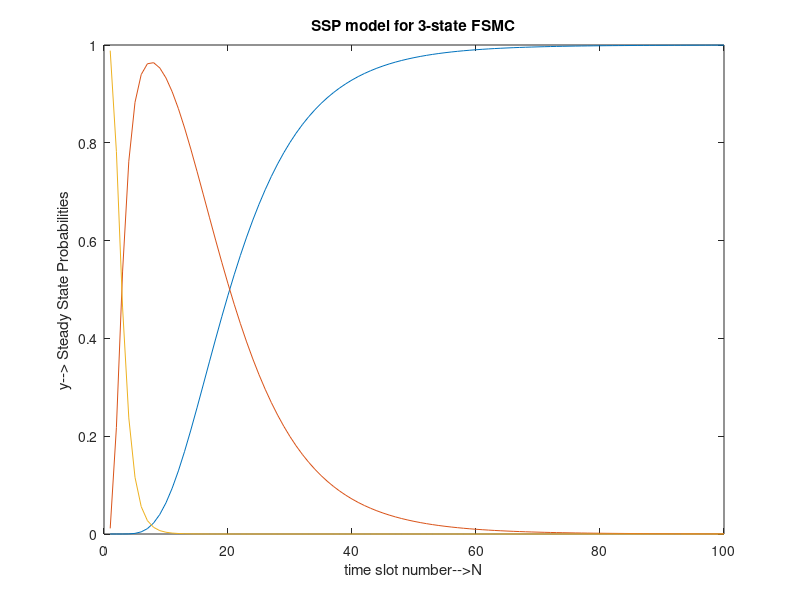

This chart was generated by the following MATLAB code:
P=43;
N=10;
t=1:1:100;
y=43-20*log10(4*pi*0.04*t*3.1)-10;
S1=0.5+0.5*erf((4.34*log(2)-y)/5.7);
S2=0.5+0.5*erf((4.34*log(100)-y)/5.7)-S1;
S3=1-S1-S2;
plot(t,S1);
hold on
plot(t,S2);
hold on
plot(t,S3);
xlabel('time slot number-->N'); 
ylabel('y--> Steady State Probabilities'); 
title('SSP model for 3-state FSMC');

